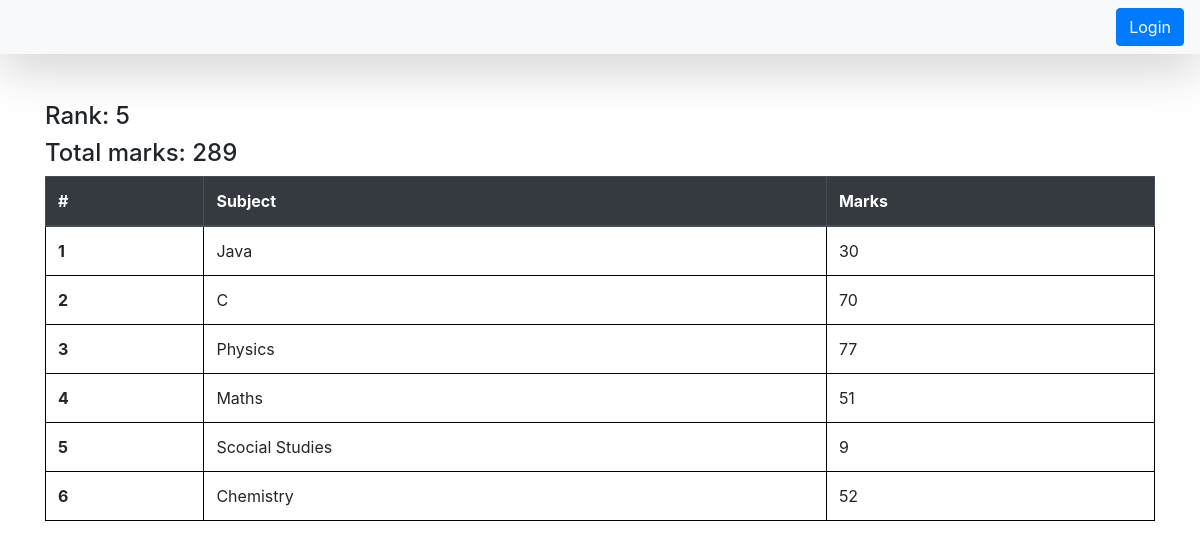
The page /see_marks/STU-552/ on the database its author committed.
### student/models.py (models this page shows, shortened)
class SubjectMarks(models.Model):
    student = models.ForeignKey(Student, related_name='studentmarks', on_delete=models.CASCADE)
    subject = models.ForeignKey(Subject, on_delete=models.CASCADE)
    marks = models.IntegerField()
    class Meta:
        unique_together = ['student', 'subject']

class Subject(models.Model):
    subject_name = models.CharField(max_length=100)

### student/views.py (the view)
# urls.py: path('see_marks/<student_id>/', see_marks, name="see_marks")
def see_marks(request, student_id):
    queryset = SubjectMarks.objects.filter(student__student_id__student_id=student_id)
    total_marks = queryset.aggregate(total_marks=Sum('marks'))
    ranks = Student.objects.annotate(marks=Sum('studentmarks__marks')).order_by('-marks')
    i = 1
    current_rank = -1
    for rank in ranks:
        if student_id == rank.student_id.student_id:
            current_rank = i
            break
        i+=1
    return render(request, 'see_marks.html', {'queryset': queryset, 'total_marks': total_marks, 'current_rank': current_rank})

### student/templates/see_marks.html
{% extends 'home/index.html' %}
{% block start%}
<div class="container mt-5">
    <h4>Rank: {{current_rank}}</h4>
    <h4>Total marks: {{total_marks.total_marks}}</h4>
    <table class="table">
        <thead class="thead-dark">
        <tr>
            <th scope="col">#</th>
            <th scope="col">Subject</th>
            <th scope="col">Marks</th>
        </tr>
        </thead>
        <tbody>
            {% for marks in queryset %}
        <tr>
            <th scope="row">{{forloop.counter}}</th>
            <td>{{marks.subject.subject_name}}</td>
            <td>{{marks.marks}}</td>
        </tr>
        {% endfor %}
        </tbody>
    </table>
{% endblock %}

### home/templates/home/index.html (style rules this page uses)
table, th, td { border: 1px solid black; }

### rows shown on the page
SubjectMarks: subject.subject_name "Java", marks "30"
SubjectMarks: subject.subject_name "C", marks "70"
SubjectMarks: subject.subject_name "Physics", marks "77"
SubjectMarks: subject.subject_name "Maths", marks "51"
SubjectMarks: subject.subject_name "Scocial Studies", marks "9"
SubjectMarks: subject.subject_name "Chemistry", marks "52"

### other values the page prints
{{ current_rank }} "5"
{{ total_marks.total_marks }} "289"
